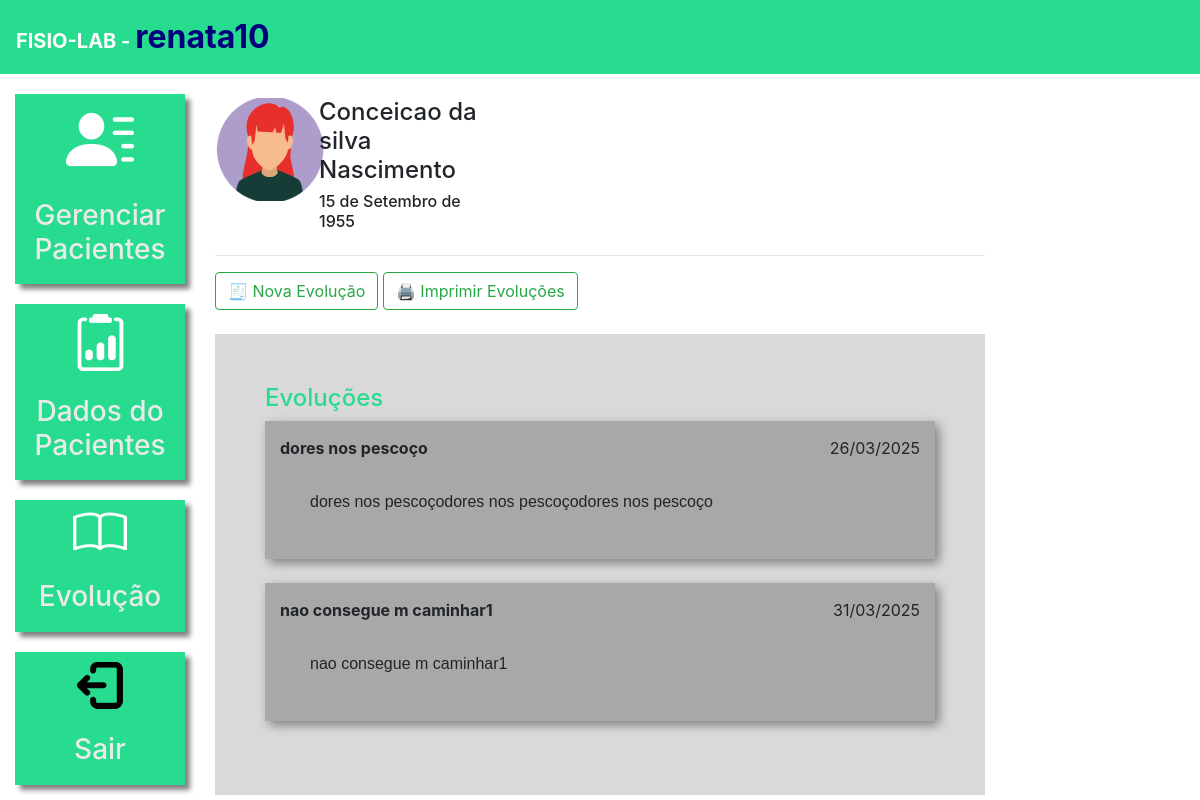
/plano_evolucao/3/ (signed in), run on the app's committed database.
### plataforma/models.py (models this page shows, shortened)
class Pacientes(models.Model):
    choices_sexo = (('Feminino', 'Feminino'),
                    ('Masculino', 'Masculino'),
                    ('Outros', 'Outros'))
    choices_estadocivil = (('Casado(a)', 'Casado(a)'),
                    ('Solteiro(a)', 'Solteiro(a)'),
                    ('Divorciado(a)', 'Divorciado(a)'),
                    ('Viuvo(a)', 'Viuvo(a)'))
    nome = models.CharField(max_length=50)
    cpf = models.CharField(max_length=14, verbose_name="CPF", blank=False, null=False)
    sexo = models.CharField(max_length=24, choices=choices_sexo)
    estadocivil = models.CharField(max_length=25, choices=choices_estadocivil)
    datanascimento = models.DateField()
    naturalidade = models.CharField(max_length=120)
    profissao = models.CharField(max_length=50)
    email = models.EmailField()
    telefone = models.CharField(max_length=25)
    endereco = models.CharField(max_length=50)
    fisio = models.ForeignKey(User, on_delete=models.CASCADE)

class Evolucao(models.Model):
    paciente = models.ForeignKey(Pacientes, on_delete=models.CASCADE)
    titulo = models.CharField(max_length=50)
    imagem = models.ImageField(upload_to="fotos")
    evolucao = models.TextField()
    data_criacao = models.DateTimeField(auto_now_add=True)

### plataforma/views.py (the view)
# urls.py: path('plano_evolucao/<str:id>/', views.plano_evolucao, name="plano_evolucao"),
def plano_evolucao(request, id):
    paciente = get_object_or_404(Pacientes, id=id)
    if not paciente.fisio == request.user:
        messages.add_message(request, constants.ERROR, 'Esse paciente não é seu')
        return redirect('/plano_evolucao_listar/')
    evolucoes = Evolucao.objects.filter(paciente=paciente).order_by("data_criacao")
    evolucoes_por_data = defaultdict(list)
    for evolucao in evolucoes:
        evolucoes_por_data[evolucao.data_criacao.date()].append(evolucao)
    if request.method == "GET":
        r1 = Evolucao.objects.filter(paciente=paciente).order_by("data_criacao")
        o1 = Evolucao.objects.filter(paciente=paciente).values_list('evolucao', flat=True)
        return render(request, 'plano_evolucao.html', {'paciente': paciente,  'evolucao': r1, 'evolucoes':evolucoes, })

### autenticacao/context_processors.py (called while the page is built)
def perfil_profissional(request):
    if request.user.is_authenticated:
        perfil = PerfilProfissional.objects.filter(usuario=request.user).first()
        return {'perfil': perfil}
    return {'perfil': None}

### plataforma/templates/plano_evolucao.html (shortened to what this page needs)
{% extends 'base_plataforma.html' %}
{% load static %}
{% block 'plataforma' %}
    <br>
    <div class="row">
        <div class="col-md-3">
            {% if paciente.sexo == "Masculino"%}
                <img src="{% static 'plataforma/img/perfil2.png' %}">
            {% else %}
                <img src="{% static 'plataforma/img/perfil1.png' %}">
            {% endif %}
        </div>
        <div class="col-md-3 dados descricao">
            <h4>{{paciente.nome}}</h4>
            <h6>{{paciente.datanascimento}}</h6>
        </div>
    </div>
    <hr>
    <button type="button" class="btn btn-outline-success" data-toggle="modal" data-target="#modal">
        🧾 Nova Evolução
    </button>
    <a href="{% url 'imprimir_evolucoes' paciente.id %}" class="btn btn-outline-success" >
        🖨️ Imprimir Evoluções
    </a>
    <br>
    <br>
    <div class="fundo-evolucao">
        <h4 class="titulo">Evoluções</h4>
        {% for ev in evolucao %}
            <div class="evolucao">
                <div class="head-evolucao">
                    <span><strong>{{ev.titulo}}</strong></span>
                    <span style="float: right;">{{ev.data_criacao|date:"d/m/Y"}}</span>
                </div>
                    <div class="body-evolucao" style="font-weight: normal; font-family: Verdana, sans-serif;">
                        {{ ev.evolucao }}
                    </div>
            </div>
            <br>
        {% endfor %}
    </div>
{% endblock%}

### templates/base.html (shortened to what this page needs)
{% load static %}
<!doctype html>
<html lang="pt-BR">
    <head>
        {% block 'head' %}{% endblock %}
        <link rel="stylesheet" href="https://cdn.jsdelivr.net/npm/bootstrap@4.6.1/dist/css/bootstrap.min.css">
    </head>
    <body>
        {% if user.is_authenticated %}
            <nav style="background-color: #27DB8F;" class="navbar navbar-expand-lg navbar-dark">
                <a style="font-weight: bold" class="navbar-brand" href="#">FISIO-LAB - <font color="#00007d" size="6">{{ user.username }}</font></a>
            </nav>
        {% endif %}
        {% block 'body' %}{% endblock %}
</body>
</html>

### templates/static/plataforma/css/css.css (style rules this page uses)
.titulo { color: #27DB8F; }
.dados { font-weight: bold; }
.descricao { margin-left: -12%; }

### templates/static/plataforma/css/plano_evolucao.css (style rules this page uses)
.fundo-evolucao { background-color: #D9D9D9; padding: 50px; }
.evolucao { box-shadow: 4px 4px 10px gray; }
.body-evolucao { padding: 30px; font-weight: bold; }
.evolucao { background-color: #A8A8A8; padding: 15px; }

### data on the page
Pacientes: nome "Conceicao da silva Nascimento", datanascimento "15 de Setembro de 1955"
Evolucao: titulo "dores nos pescoço", data_criacao "26/03/2025", evolucao "dores nos pescoçodores nos pescoçodores nos pescoço"
Evolucao: titulo "nao consegue m caminhar1", data_criacao "31/03/2025", evolucao "nao consegue m caminhar1"

### other printed values
{{ user.username }} "renata10"
